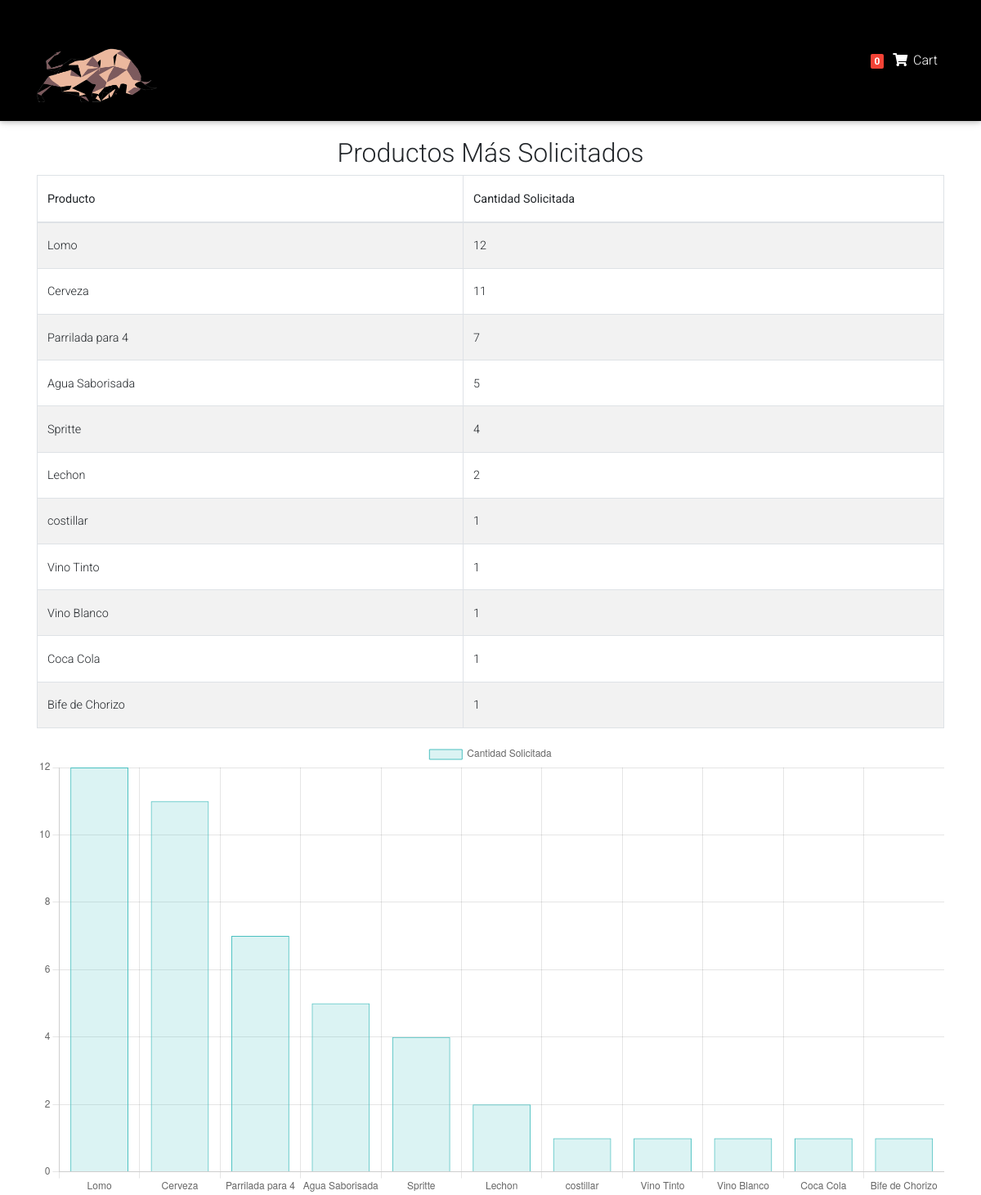
The app's page /ventas-mas-solicitadas/ with its own data.
### Buffet/models.py (models this page shows, shortened)
class Item(models.Model):
    title = models.CharField(max_length=100)
    price = models.FloatField()
    category = models.CharField(choices=CATEGORY_CHOICES, max_length=2)
    slug = models.SlugField()
    descripcion = models.TextField()

### Buffet/views.py (the view)
# urls.py: path('ventas-mas-solicitadas/', VentasMasSolicitadasGlobalView.as_view(), name='ventas-mas-solicitadas'),
class VentasMasSolicitadasGlobalView(View):
    def get(self, *args, **kwargs):
        productos_mas_vendidos = OrderItem.objects.values('item__title').annotate(
            total_solicitado=Sum('quantity')
        ).order_by('-total_solicitado')  # Ordenar de mayor a menor
        context = {
            'productos_mas_vendidos': productos_mas_vendidos
        }
        return render(self.request, 'ventas_mas_solicitadas.html', context)

### Buffet/templatetags/cart_templatestags.py (called while the page is built)
@register.filter
def cart_item_count(user):
    if user.is_authenticated:
        qs = Order.objects.filter(user=user, ordered=False)
        if qs.exists():
            return qs[0].items.count()
    return 0

### Buffet/templates/ventas_mas_solicitadas.html (shortened to what this page needs)
{% extends "base_cart.html" %}
{% block content %}
<div class="container my-4">
    <h2 class="text-center">Productos Más Solicitados</h2>
    <div class="table-responsive">
        <table class="table table-striped table-bordered">
            <thead>
                <tr>
                    <th>Producto</th>
                    <th>Cantidad Solicitada</th>
                </tr>
            </thead>
            <tbody>
                {% for producto in productos_mas_vendidos %}
                <tr>
                    <td>{{ producto.item__title }}</td>
                    <td>{{ producto.total_solicitado }}</td>
                </tr>
                {% endfor %}
            </tbody>
        </table>
    </div>
    <canvas id="productosChart" width="400" height="200"></canvas>
</div>
<script>
    // Datos para el gráfico
    const labels = [
        {% for producto in productos_mas_vendidos %}
        "{{ producto.item__title }}",
        {% endfor %}
    ];
    const data = [
        {% for producto in productos_mas_vendidos %}
        {{ producto.total_solicitado }},
        {% endfor %}
    ];
    const ctx = document.getElementById('productosChart').getContext('2d');
    const productosChart = new Chart(ctx, {
        type: 'bar',
        data: {
            labels: labels,
            datasets: [{
                label: 'Cantidad Solicitada',
                data: data,
                backgroundColor: 'rgba(75, 192, 192, 0.2)',
                borderColor: 'rgba(75, 192, 192, 1)',
                borderWidth: 1
            }]
        },
        options: {
            responsive: true,
            scales: {
                y: {
                    beginAtZero: true
                }
            }
        }
    });
</script>
{% endblock %}

### Buffet/templates/base_cart.html (style rules this page uses)
html, body, header, .carousel { height: 60vh; }

### records on screen
Item: item__title "Lomo", total_solicitado "12"
Item: item__title "Cerveza", total_solicitado "11"
Item: item__title "Parrilada para 4", total_solicitado "7"
Item: item__title "Agua Saborisada", total_solicitado "5"
Item: item__title "Spritte", total_solicitado "4"
Item: item__title "Lechon", total_solicitado "2"
Item: item__title "costillar", total_solicitado "1"
Item: item__title "Vino Tinto", total_solicitado "1"
Item: item__title "Vino Blanco", total_solicitado "1"
Item: item__title "Coca Cola", total_solicitado "1"
Item: item__title "Bife de Chorizo", total_solicitado "1"

### other values on screen
{{ request.user|cart_item_count }} "0"
chart data {{ producto.item__title }} Lomo, Cerveza, Parrilada para 4, Agua Saborisada, Spritte, Lechon, costillar, Vino Tinto, Vino Blanco, Coca Cola, Bife de Chorizo
chart data {{ producto.total_solicitado }} 12, 11, 7, 5, 4, 2, 1, 1, 1, 1, 1
